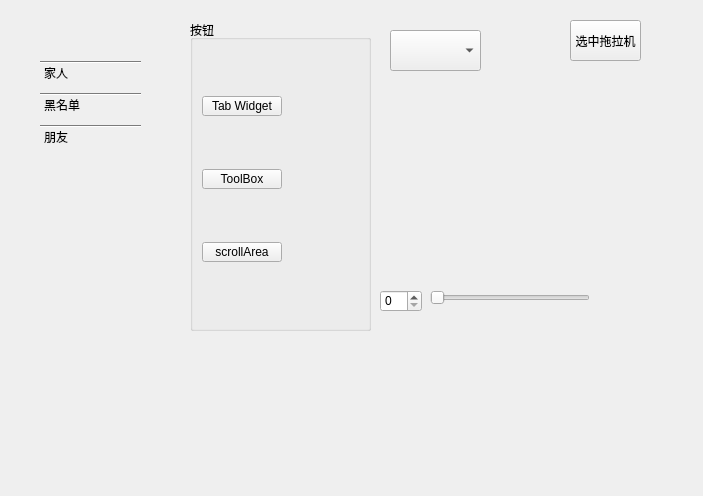
<?xml version="1.0" encoding="UTF-8"?>
<ui version="4.0">
 <class>Widget</class>
 <widget class="QWidget" name="Widget">
  <property name="geometry">
   <rect>
    <x>0</x>
    <y>0</y>
    <width>703</width>
    <height>496</height>
   </rect>
  </property>
  <property name="windowTitle">
   <string>Widget</string>
  </property>
  <widget class="QStackedWidget" name="stackedWidget">
   <property name="geometry">
    <rect>
     <x>0</x>
     <y>30</y>
     <width>141</width>
     <height>291</height>
    </rect>
   </property>
   <property name="currentIndex">
    <number>1</number>
   </property>
   <widget class="QWidget" name="page_4">
    <widget class="QScrollArea" name="scrollArea">
     <property name="geometry">
      <rect>
       <x>40</x>
       <y>10</y>
       <width>100</width>
       <height>288</height>
      </rect>
     </property>
     <property name="widgetResizable">
      <bool>true</bool>
     </property>
     <widget class="QWidget" name="scrollAreaWidgetContents">
      <property name="geometry">
       <rect>
        <x>0</x>
        <y>0</y>
        <width>98</width>
        <height>454</height>
       </rect>
      </property>
      <layout class="QVBoxLayout" name="verticalLayout">
       <item>
        <widget class="QPushButton" name="pushButton_17">
         <property name="text">
          <string>PushButton</string>
         </property>
        </widget>
       </item>
       <item>
        <widget class="QPushButton" name="pushButton_16">
         <property name="text">
          <string>PushButton</string>
         </property>
        </widget>
       </item>
       <item>
        <widget class="QPushButton" name="pushButton_15">
         <property name="text">
          <string>PushButton</string>
         </property>
        </widget>
       </item>
       <item>
        <widget class="QPushButton" name="pushButton_14">
         <property name="text">
          <string>PushButton</string>
         </property>
        </widget>
       </item>
       <item>
        <widget class="QPushButton" name="pushButton_13">
         <property name="text">
          <string>PushButton</string>
         </property>
        </widget>
       </item>
       <item>
        <widget class="QPushButton" name="pushButton_12">
         <property name="text">
          <string>PushButton</string>
         </property>
        </widget>
       </item>
       <item>
        <widget class="QPushButton" name="pushButton_11">
         <property name="text">
          <string>PushButton</string>
         </property>
        </widget>
       </item>
       <item>
        <widget class="QPushButton" name="pushButton_10">
         <property name="text">
          <string>PushButton</string>
         </property>
        </widget>
       </item>
       <item>
        <widget class="QPushButton" name="pushButton_9">
         <property name="text">
          <string>PushButton</string>
         </property>
        </widget>
       </item>
       <item>
        <widget class="QPushButton" name="pushButton_8">
         <property name="text">
          <string>PushButton</string>
         </property>
        </widget>
       </item>
       <item>
        <widget class="QPushButton" name="pushButton_7">
         <property name="text">
          <string>PushButton</string>
         </property>
        </widget>
       </item>
       <item>
        <widget class="QPushButton" name="pushButton_6">
         <property name="text">
          <string>PushButton</string>
         </property>
        </widget>
       </item>
       <item>
        <widget class="QPushButton" name="pushButton_5">
         <property name="text">
          <string>PushButton</string>
         </property>
        </widget>
       </item>
       <item>
        <widget class="QPushButton" name="pushButton_4">
         <property name="text">
          <string>PushButton</string>
         </property>
        </widget>
       </item>
       <item>
        <widget class="QPushButton" name="pushButton_3">
         <property name="text">
          <string>PushButton</string>
         </property>
        </widget>
       </item>
       <item>
        <widget class="QPushButton" name="pushButton_2">
         <property name="text">
          <string>PushButton</string>
         </property>
        </widget>
       </item>
       <item>
        <widget class="QPushButton" name="pushButton">
         <property name="text">
          <string>PushButton</string>
         </property>
        </widget>
       </item>
      </layout>
     </widget>
    </widget>
   </widget>
   <widget class="QWidget" name="page_5">
    <widget class="QToolBox" name="toolBox">
     <property name="geometry">
      <rect>
       <x>40</x>
       <y>30</y>
       <width>231</width>
       <height>241</height>
      </rect>
     </property>
     <property name="currentIndex">
      <number>2</number>
     </property>
     <widget class="QWidget" name="page">
      <property name="geometry">
       <rect>
        <x>0</x>
        <y>0</y>
        <width>231</width>
        <height>163</height>
       </rect>
      </property>
      <attribute name="label">
       <string>家人</string>
      </attribute>
     </widget>
     <widget class="QWidget" name="page_3">
      <property name="geometry">
       <rect>
        <x>0</x>
        <y>0</y>
        <width>231</width>
        <height>163</height>
       </rect>
      </property>
      <attribute name="label">
       <string>黑名单</string>
      </attribute>
     </widget>
     <widget class="QWidget" name="page_2">
      <property name="geometry">
       <rect>
        <x>0</x>
        <y>0</y>
        <width>231</width>
        <height>163</height>
       </rect>
      </property>
      <attribute name="label">
       <string>朋友</string>
      </attribute>
     </widget>
    </widget>
   </widget>
   <widget class="QWidget" name="page_6">
    <widget class="QTabWidget" name="tabWidget">
     <property name="geometry">
      <rect>
       <x>0</x>
       <y>0</y>
       <width>191</width>
       <height>131</height>
      </rect>
     </property>
     <property name="currentIndex">
      <number>1</number>
     </property>
     <widget class="QWidget" name="tab_3">
      <attribute name="title">
       <string>小网站</string>
      </attribute>
     </widget>
     <widget class="QWidget" name="tab">
      <attribute name="title">
       <string>百度</string>
      </attribute>
     </widget>
     <widget class="QWidget" name="tab_2">
      <attribute name="title">
       <string>谷歌</string>
      </attribute>
     </widget>
    </widget>
   </widget>
  </widget>
  <widget class="QGroupBox" name="groupBox">
   <property name="geometry">
    <rect>
     <x>190</x>
     <y>20</y>
     <width>181</width>
     <height>311</height>
    </rect>
   </property>
   <property name="title">
    <string>按钮</string>
   </property>
   <widget class="QPushButton" name="btn_ToolBox">
    <property name="geometry">
     <rect>
      <x>12</x>
      <y>149</y>
      <width>80</width>
      <height>20</height>
     </rect>
    </property>
    <property name="text">
     <string>ToolBox</string>
    </property>
   </widget>
   <widget class="QPushButton" name="btn_scollArea">
    <property name="geometry">
     <rect>
      <x>12</x>
      <y>222</y>
      <width>80</width>
      <height>20</height>
     </rect>
    </property>
    <property name="text">
     <string>scrollArea</string>
    </property>
   </widget>
   <widget class="QPushButton" name="btn_TabWidget">
    <property name="geometry">
     <rect>
      <x>12</x>
      <y>76</y>
      <width>80</width>
      <height>20</height>
     </rect>
    </property>
    <property name="text">
     <string>Tab Widget</string>
    </property>
   </widget>
  </widget>
  <widget class="QComboBox" name="comboBox">
   <property name="geometry">
    <rect>
     <x>390</x>
     <y>30</y>
     <width>91</width>
     <height>41</height>
    </rect>
   </property>
  </widget>
  <widget class="QPushButton" name="btn_select">
   <property name="geometry">
    <rect>
     <x>570</x>
     <y>20</y>
     <width>71</width>
     <height>41</height>
    </rect>
   </property>
   <property name="text">
    <string>选中拖拉机</string>
   </property>
  </widget>
  <widget class="QSlider" name="horizontalSlider">
   <property name="geometry">
    <rect>
     <x>430</x>
     <y>290</y>
     <width>160</width>
     <height>16</height>
    </rect>
   </property>
   <property name="orientation">
    <enum>Qt::Horizontal</enum>
   </property>
  </widget>
  <widget class="QSpinBox" name="spinBox">
   <property name="geometry">
    <rect>
     <x>380</x>
     <y>290</y>
     <width>42</width>
     <height>22</height>
    </rect>
   </property>
  </widget>
 </widget>
 <resources/>
 <connections/>
</ui>
